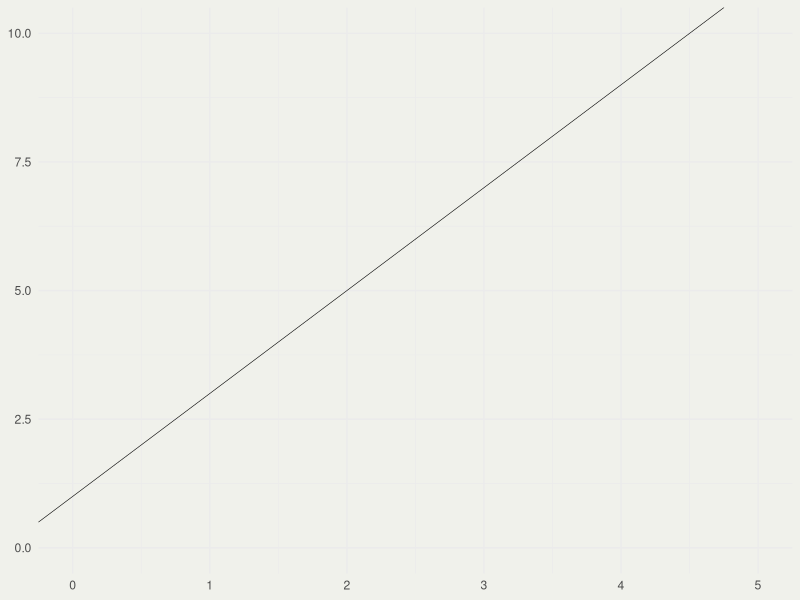
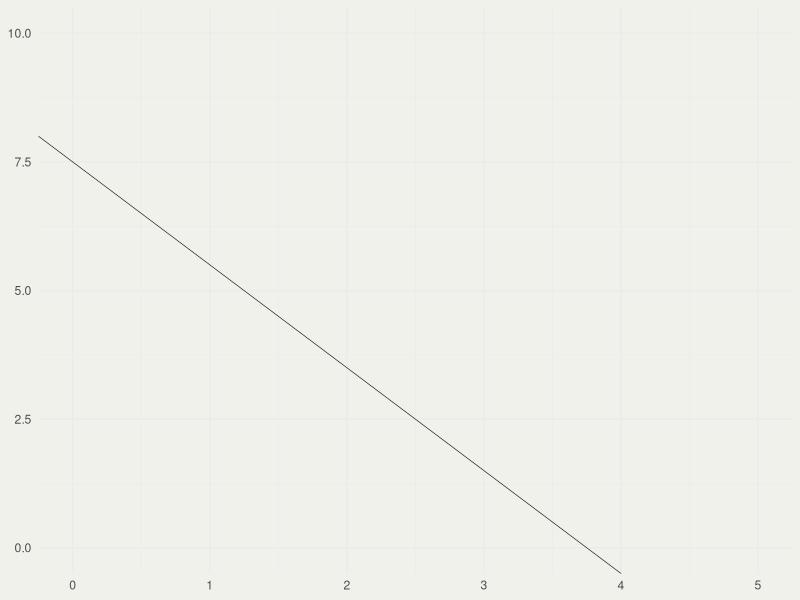
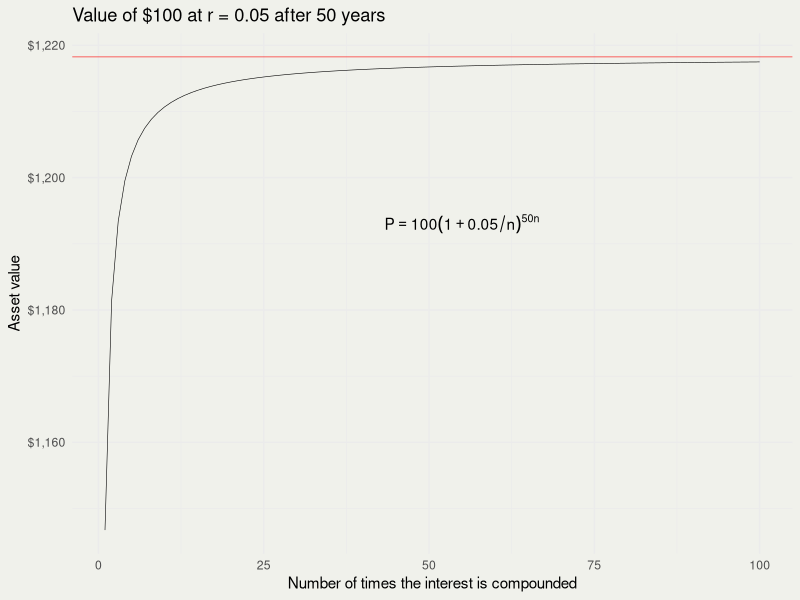
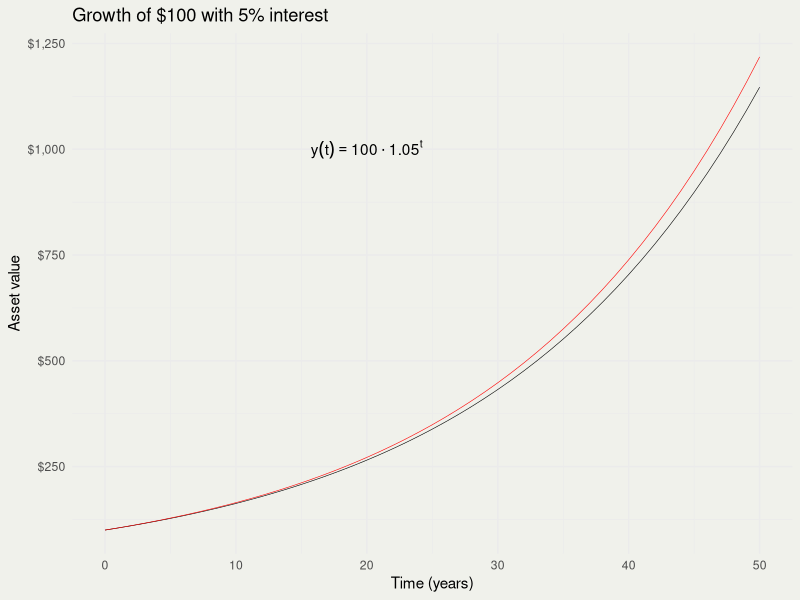
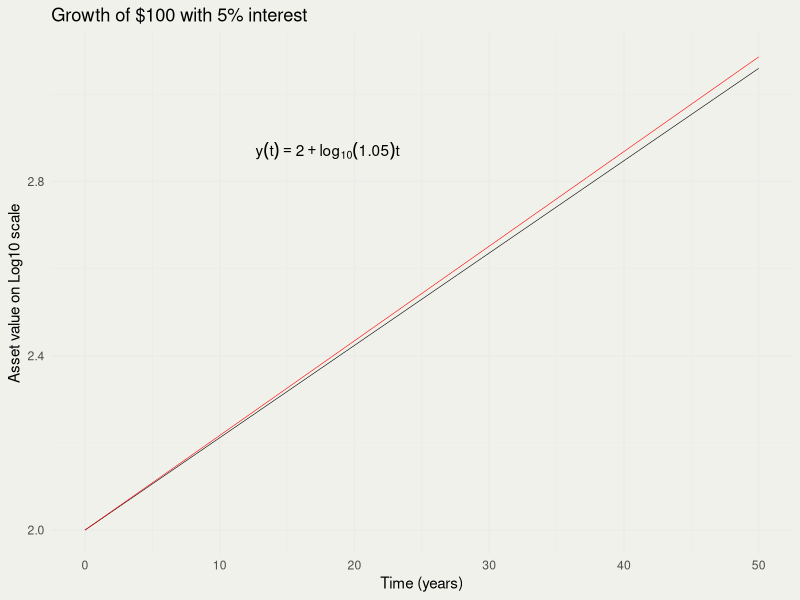
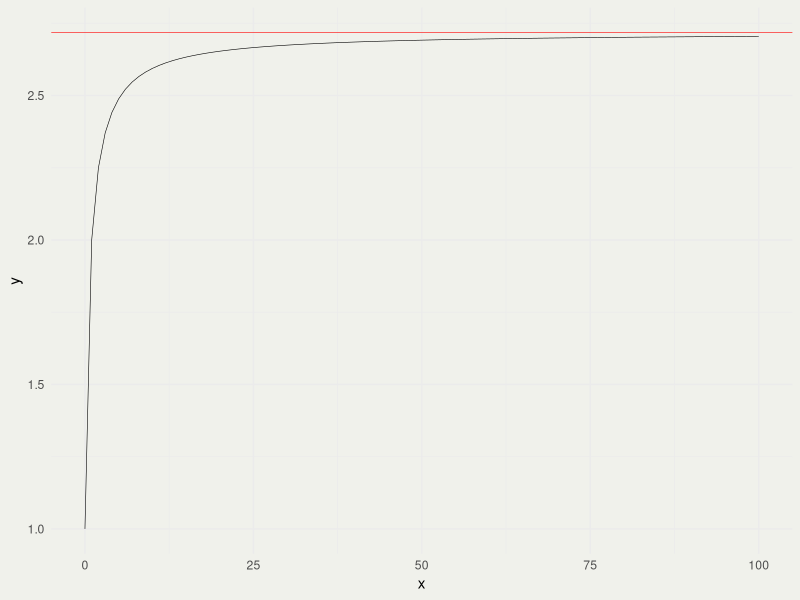
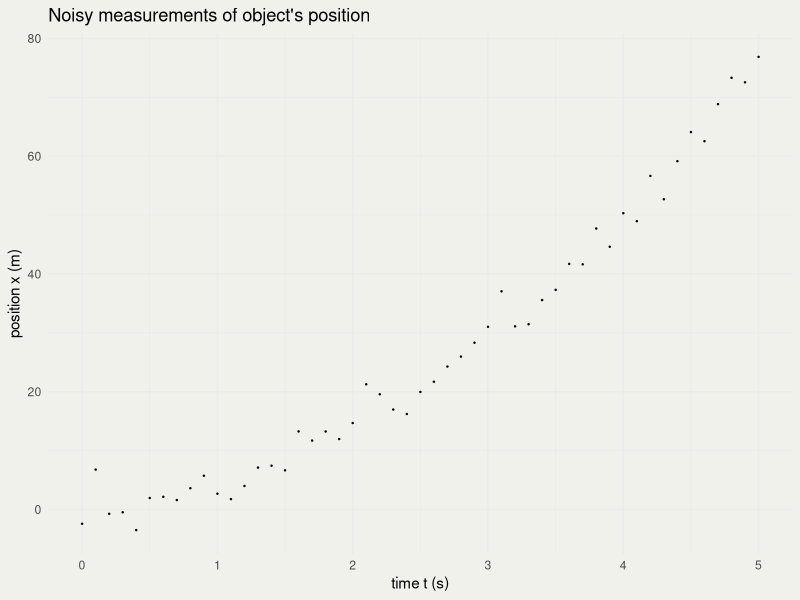
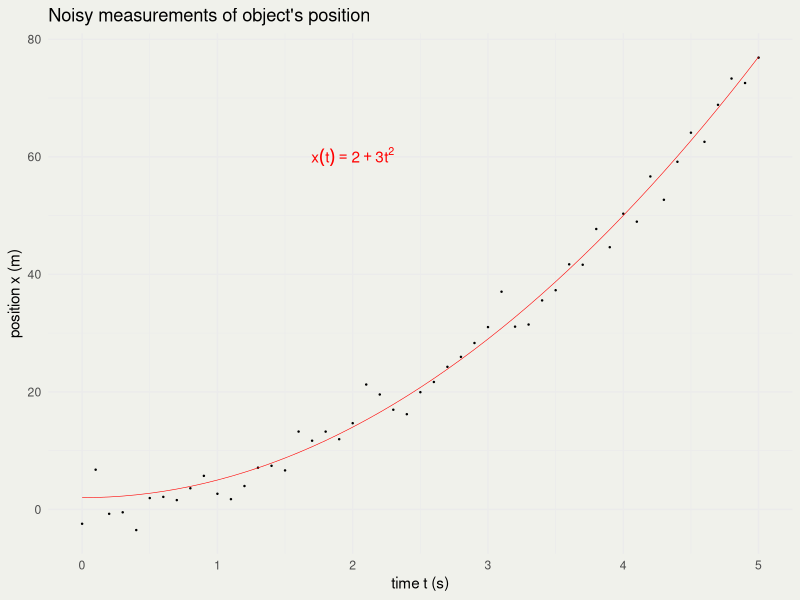

The R script that drew these images, in order:
## ---- chunk 1
#| fig-width: 3
#| fig-height: 3
library(ggplot2)
thm <-
  theme_minimal() + theme(
    panel.background = element_rect(fill = "#f0f1eb", color = "#f0f1eb"),
    plot.background = element_rect(fill = "#f0f1eb", color = "#f0f1eb")
  )
theme_set(thm)

p <- ggplot() + xlim(0, 5) + ylim(0, 10)
p + geom_abline(slope = 2, intercept = 1, linewidth = 0.2)
## ---- chunk 2
#| fig-width: 3
#| fig-height: 3

p <- ggplot() + xlim(0, 5) + ylim(0, 10)
p + geom_abline(slope = -2, intercept = 7.5, size = 0.2)
## ---- chunk 3
#| fig-width: 6
#| fig-height: 5
#| fig-align: center

rate <- 0.05
P <- 100
n_comp <- 1:100

Pn <- function(n, A, r, t) A * (1 + r/n)^(t*n)
Pe <- function(A, r, t) P * exp(r * t)

pn <- Pn(n = n_comp, A = P, r = rate, t = 50)
pe <- Pe(A = P, r = rate, t = 50)

d <- data.frame(n_comp, pn)
p <- ggplot(d, aes(n_comp, pn))
p + geom_line(size = 0.2) +
  geom_hline(yintercept = pe, color = 'red', size = 0.2) +
  xlab("Number of times the interest is compounded") +
  ylab("Asset value") +
  ggtitle("Value of $100 at r = 0.05 after 50 years") +
  scale_y_continuous(labels = scales::dollar_format()) +
  annotate("text", 55, 1193, 
           label = "P == 100 (1 + 0.05/n)^{50*n}", parse = TRUE) 
#  annotate("text",  50, 1200, 
#           label = "y(t) == 100 * e ^ {50*r}", parse = TRUE, color = 'red')
## ---- chunk 4
#| fig-width: 4.5
#| fig-height: 4.5
#| fig-align: center

time <- 0:50
p1 <- Pn(n = 1, A = P, r = rate, t = time)
pe <- Pe(A = P, r = rate, t = time)

p <- ggplot(data.frame(time, p1, pe), aes(time, p1))
p + geom_line(size = 0.2) + 
  geom_line(aes(y = pe), size = 0.2, color = 'red') +
  scale_y_continuous(labels = scales::dollar_format()) +
  xlab("Time (years)") + ylab("Asset value") +
  ggtitle("Growth of $100 with 5% interest") +
  annotate("text", 20, 1e3, 
           label = "y(t) == 100 %.% 1.05^t", parse = TRUE) 
  # annotate("text", 18, 11e2, 
  #          label = "y(t) == 100 * e ^ {rt}", parse = TRUE, color = 'red')
## ---- chunk 5
#| fig-width: 4.5
#| fig-height: 4.5
#| fig-align: center

p <- ggplot(data.frame(time, p1 = log10(p1), pe = log10(pe)), aes(time, p1))
p + geom_line(size = 0.2) + 
  geom_line(aes(y = pe), size = 0.2, color = 'red') +
  xlab("Time (years)") + ylab("Asset value on Log10 scale") + 
  ggtitle("Growth of $100 with 5% interest") +
  annotate("text", 18, 2.87,
           label = "y(t) == 2 + log[10](1.05) * t", parse = TRUE)
## ---- chunk 6
#| fig-width: 5
#| fig-height: 3
#| fig-align: center
f <- function(m) (1 + 1/m)^m
x <- 0:100
y <- f(x)
p <- ggplot(data.frame(x, y), aes(x, y))
p + geom_line(size = 0.2) +
  geom_hline(yintercept = exp(1), color = 'red', size = 0.2)
## ---- chunk 7
#| echo: true
2^7 * 2^8 == 2^(7 + 8) 
## ---- chunk 8
#| echo: true
2^7 / 2^8 == 2^(7 - 8) 
## ---- chunk 9
#| echo: true
(2^7)^8 == 2^(7*8)
## ---- chunk 10
#| echo: true
(2*3)^7 == 2^7 * 3^7
## ---- chunk 11
#| echo: true
2^4 / 3^4 == (2/3)^4
all.equal(2^4 / 3^4, (2/3)^4)
## ---- chunk 12
#| echo: true
y <- 1:3
(numer <- exp(y))
(denom <- sum(exp(y)))
(softmax <- numer / denom)

y <- c(1e3, 1e3 + 1, 1e3 + 2)
exp(y)
## ---- chunk 13
#| echo: true

LSE <- function(x) {
  c <- max(x)
  y <- c + log(sum(exp(x - c)))
  return(y)
}
softmax_log <- function(x) {
  x - LSE(x)
}
softmax_unsafe <- function(x) exp(x) / sum(exp(x))

softmax_unsafe(1:3)
softmax_log(1:3)
exp(softmax_log(1:3))
y
softmax_unsafe(y)
exp(softmax_log(y))
sum(exp(softmax_log(y)))
## ---- chunk 14
#| fig-width: 4
#| fig-height: 4
#| fig-align: center

set.seed(12)
a <- 2; b <- 3
t <- (0:50 * 5) / 50
x <- a + b * t^2 + rnorm(length(t), 0, 3)
p <- ggplot(data.frame(t, x), aes(t, x))
p <- p + geom_point(size = 0.2) + xlab("time t (s)") + ylab("position x (m)") +
  ggtitle("Noisy measurements of object's position")
print(p)
## ---- chunk 15
#| fig-width: 4
#| fig-height: 4
#| fig-align: center

a <- 2; b <- 3
x <- a + b * t^2
p + geom_line(aes(y = x), data = data.frame(x), size = 0.2, color = 'red') +
  annotate("text", 2, 60, label = "x(t) == 2 + 3*t^2", parse = TRUE, color = 'red') 
## ---- chunk 16
#| fig-width: 4
#| fig-height: 4
#| fig-align: center
#| echo: true
p <- ggplot(data.frame(t, x), aes(t, x))
p + geom_line(size = 0.2) +
  geom_abline(slope = 15, intercept = -10, size = 0.2, color = 'red') +
  geom_point(x = 1, y = 5, color = 'blue') +
  geom_point(x = 4, y = 50, color = 'blue') +
  xlab("time t (s)") + ylab("position x (m)") +
  annotate("text", 3.7, 55, label = "(4, 50)") +
  annotate("text", 1, 12, label = "(1, 5)") +
  ggtitle("object's position function and the secant line")
## ---- chunk 17
#| fig-width: 5
#| fig-height: 4
#| fig-align: center
#| echo: true

library(ggplot2)
library(dplyr)
n <- 100
t <- seq(0, pi, length = n)
x <- sin(t) * cos(t)
dxdt <- cos(t)^2 - sin(t)^2

d <- tibble(t, x, dxdt)
p <- ggplot(d, aes(t, x))
p + geom_line() + geom_line(aes(y = dxdt), col = 'red')

# approximate the derivative
s <- pi / (n - 1)        # choose the same step s as the increment in the t sequence
all.equal(s, diff(t)[1]) # check that the above statement is true

appr_dxdt <- diff(x)/s   # derivative ≈ rise / run
d <- d %>%
  mutate(appr_dxdt = c(NA, appr_dxdt))
p <- ggplot(d, aes(t, x))
p + geom_line() + geom_line(aes(y = dxdt), col = 'red') +
  geom_line(aes(y = appr_dxdt), col = 'blue', size = 5, alpha = 1/5)
